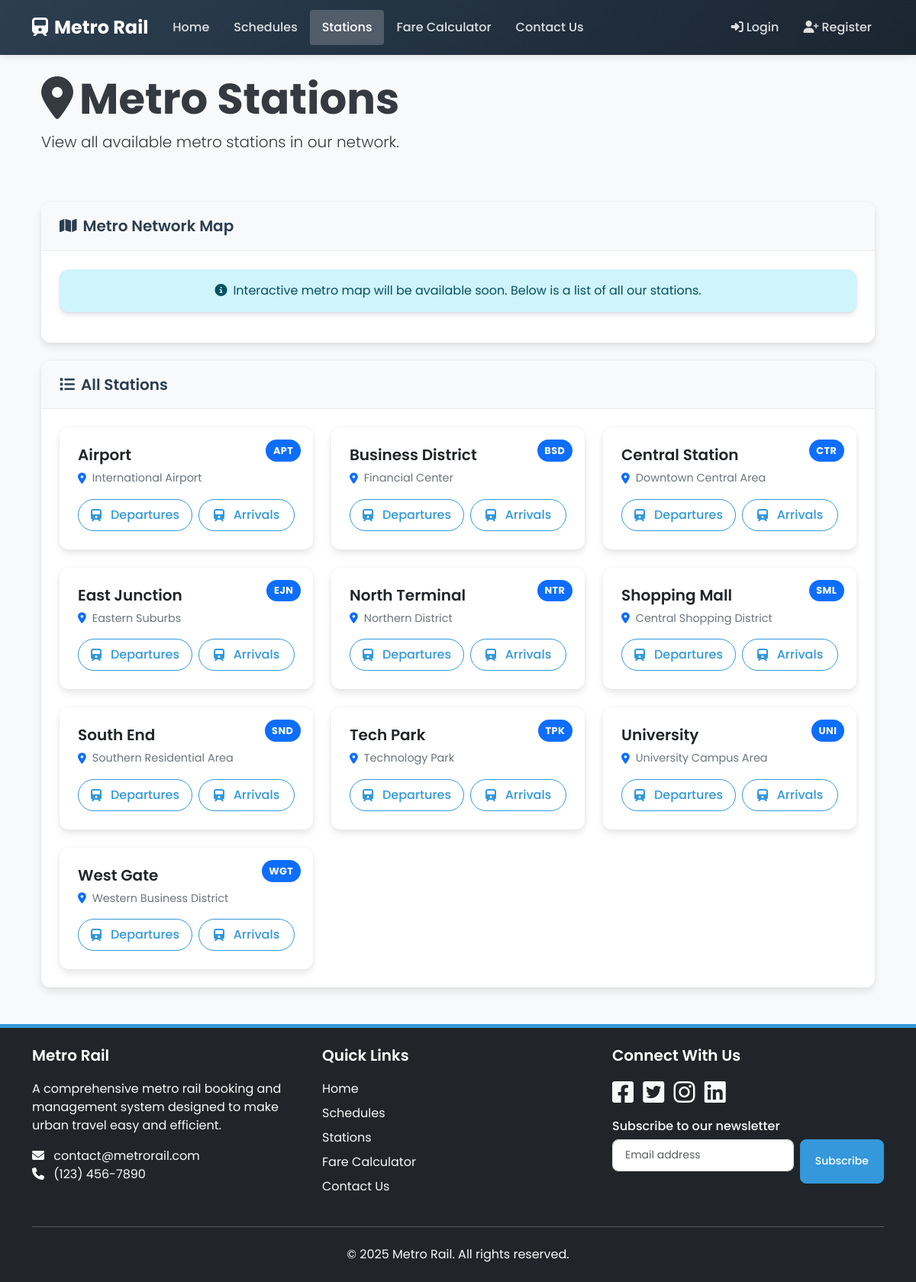
The page /stations.php on the database its author committed.
### tables this page shows
CREATE TABLE `stations` (
  `id` int(11) NOT NULL,
  `name` varchar(100) NOT NULL,
  `code` varchar(10) NOT NULL,
  `address` text NOT NULL,
  `latitude` decimal(10,8) NOT NULL,
  `longitude` decimal(11,8) NOT NULL,
  `status` enum('active','inactive','under_maintenance') NOT NULL DEFAULT 'active',
  `created_at` datetime NOT NULL,
  `updated_at` datetime DEFAULT NULL
);

### includes/db.php (called while the page is built, shortened)
<?php
try {
    $conn = new mysqli(DB_HOST, DB_USER, DB_PASS, DB_NAME);
} catch (mysqli_sql_exception $e) {
    if (DEBUG_MODE) {
        die('Database Connection Failed: ' . $e->getMessage());
    } else {
        die('Database Connection Failed. Please try again later.');
    }
}
$conn->set_charset('utf8');
function executeQuery($sql, $params = []) {
    global $conn;
    $stmt = $conn->prepare($sql);
    $stmt->execute();
    $result = $stmt->get_result();
    return $result;
}
function fetchRows($sql, $params = []) {
    $result = executeQuery($sql, $params);
    $rows = [];
    if ($result && $result->num_rows > 0) {
        while ($row = $result->fetch_assoc()) {
            $rows[] = $row;
        }
    }
    return $rows;
}

### stations.php (the view, shortened to what this page needs)
<?php
require_once 'includes/db.php';
$stations = fetchRows("SELECT * FROM stations WHERE status = 'active' ORDER BY name ASC");
require_once 'includes/header.php';
?>
<div class="page-header">
    <div class="container">
        <div class="row align-items-center">
            <div class="col-lg-6">
                <h1 class="display-4 fw-bold"><i class="fas fa-map-marker-alt me-2"></i>Metro Stations</h1>
                <p class="lead">View all available metro stations in our network.</p>
            </div>
        </div>
    </div>
</div>
<div class="container my-5">
    <div class="card modern-card mb-4">
        <div class="card-header">
            <h5 class="mb-0"><i class="fas fa-map me-2"></i>Metro Network Map</h5>
        </div>
        <div class="card-body text-center">
            <div class="alert alert-info alert-modern">
                <i class="fas fa-info-circle me-2"></i>Interactive metro map will be available soon. Below is a list of all our stations.
            </div>
        </div>
    </div>
    <div class="card modern-card">
        <div class="card-header">
            <h5 class="mb-0"><i class="fas fa-list me-2"></i>All Stations</h5>
        </div>
        <div class="card-body">
            <?php if (!empty($stations)): ?>
                <div class="station-grid">
                    <?php foreach ($stations as $station): ?>
                        <div class="station-card-modern">
                            <span class="station-code-badge"><?php echo $station['code']; ?></span>
                            <h5 class="station-name-modern"><?php echo $station['name']; ?></h5>
                            <p class="station-address-modern">
                                <i class="fas fa-map-marker-alt"></i>
                                <?php echo $station['address']; ?>
                            </p>
                            <div class="station-actions-modern">
                                <a href="schedules.php?from=<?php echo $station['id']; ?>" class="btn btn-outline-primary" data-bs-toggle="tooltip" title="View departures from this station">
                                    <i class="fas fa-train me-1"></i>Departures
                                </a>
                                <a href="schedules.php?to=<?php echo $station['id']; ?>" class="btn btn-outline-primary" data-bs-toggle="tooltip" title="View arrivals to this station">
                                    <i class="fas fa-train fa-flip-horizontal me-1"></i>Arrivals
                                </a>
                            </div>
                        </div>
                    <?php endforeach; ?>
                </div>
            <?php else: ?>
                <div class="alert alert-warning alert-modern">
                    <i class="fas fa-exclamation-triangle me-2"></i>No stations found.
                </div>
            <?php endif; ?>
        </div>
    </div>
</div>
<?php
require_once 'includes/footer.php';
?>

### css/style.css (style rules this page uses)
:root { --primary-color: #3498db; --secondary-color: #2c3e50; --success-color: #2ecc71; --danger-color: #e74c3c; --warning-color: #f39c12; --info-color: #3498db; --light-color: #ecf0f1; --dark-color: #2c3e50; }
body { font-family: 'Poppins', sans-serif; background-color: #f8f9fa; color: #333; }
.btn-outline-primary { color: var(--primary-color); border-color: var(--primary-color); }
.card { border-radius: 0.5rem; overflow: hidden; margin-bottom: 1.5rem; border: none; }
.card-header { font-weight: 600; padding: 0.75rem 1.25rem; }

### css/modern.css (style rules this page uses)
body { font-family: 'Poppins', sans-serif; background-color: #f8f9fa; color: #343a40; }
.card { border: none; border-radius: 12px; box-shadow: 0 6px 10px rgba(0,0,0,.08), 0 0 6px rgba(0,0,0,.05); transition: transform .2s ease, box-shadow .2s ease; margin-bottom: 1.5rem; }
.card-header { background-color: #f8f9fa; border-bottom: 1px solid rgba(0,0,0,.05); padding: 1.2rem 1.5rem; border-radius: 12px 12px 0 0 !important; }
.card-header h5 { margin-bottom: 0; font-weight: 600; color: #2c3e50; }
.card-body { padding: 1.5rem; }
.btn { border-radius: 8px; padding: 0.5rem 1.2rem; font-weight: 500; transition: all 0.3s ease; display: inline-flex; align-items: center; justify-content: center; gap: 0.5rem; }
.btn-outline-primary { color: #3498db; border-color: #3498db; }

### css/pages.css (style rules this page uses)
.station-grid { display: grid; grid-template-columns: repeat(auto-fill, minmax(300px, 1fr)); gap: 1.5rem; }
.station-card-modern { background-color: white; border-radius: 12px; box-shadow: 0 6px 10px rgba(0,0,0,.08), 0 0 6px rgba(0,0,0,.05); transition: transform .2s ease, box-shadow .2s ease; padding: 1.5rem; position: relative; overflow: hidden; }
.station-code-badge { position: absolute; top: 1rem; right: 1rem; background-color: #0d6efd; color: white; padding: 0.3rem 0.6rem; border-radius: 50px; font-size: 0.8rem; font-weight: bold; letter-spacing: 0.5px; }
.station-name-modern { font-size: 1.25rem; font-weight: 600; margin-bottom: 0.5rem; margin-right: 3.5rem; }
.station-address-modern { display: flex; align-items: center; margin-bottom: 1rem; color: #6c757d; font-size: 0.9rem; }
.station-address-modern i { margin-right: 0.5rem; color: #0d6efd; }
.station-actions-modern { display: flex; gap: 0.5rem; }
.station-actions-modern .btn { flex: 1; text-align: center; border-radius: 50px; padding: 0.5rem 1rem; transition: all 0.2s ease; }

### css/user.css (style rules this page uses)
.alert-modern { border: none; border-radius: 12px; box-shadow: 0 4px 6px rgba(50, 50, 93, 0.11), 0 1px 3px rgba(0, 0, 0, 0.08); }

### rows shown on the page
stations: code "APT", name "Airport", address "International Airport"
stations: code "BSD", name "Business District", address "Financial Center"
stations: code "CTR", name "Central Station", address "Downtown Central Area"
stations: code "EJN", name "East Junction", address "Eastern Suburbs"
stations: code "NTR", name "North Terminal", address "Northern District"
stations: code "SML", name "Shopping Mall", address "Central Shopping District"
stations: code "SND", name "South End", address "Southern Residential Area"
stations: code "TPK", name "Tech Park", address "Technology Park"
stations: code "UNI", name "University", address "University Campus Area"
stations: code "WGT", name "West Gate", address "Western Business District"
